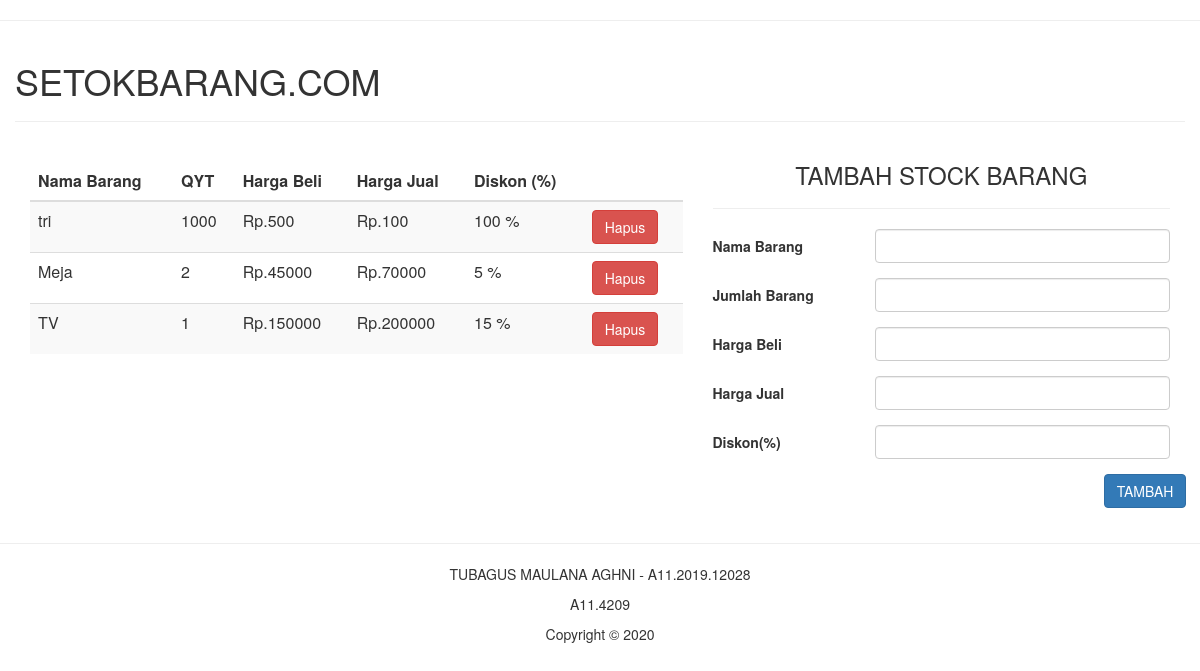
The page / on the database its author committed.
### stockbarang.py (models this page shows, shortened)
class Stock(db.Model):
    namabarang = db.Column(db.String(80), unique=True, nullable=False, primary_key=True)
    qytbarang = db.Column(db.String(80))
    hargabeli = db.Column(db.String(80))
    hargajual = db.Column(db.String(80))
    diskonbarang = db.Column(db.String(80))

### stockbarang.py (the view, shortened to what this page needs)
@app.route('/', methods=["GET", "POST"]) #index
def home():
    stocks = None
    stocks = Stock.query.all()
    return render_template("home.html", stocks=stocks)

### templates/home.html (shortened to what this page needs)
<html>
  <head>
    <hr>
    <link rel="stylesheet" href="https://maxcdn.bootstrapcdn.com/bootstrap/3.4.1/css/bootstrap.min.css">
  </head>
  <body>
    <div class="container">
      <div class="row">
        <h1>SETOKBARANG.COM</h1>
        <hr>
        <div class="col-sm-7">
        <br>
          <table class="table table-striped">
            <thead>
              <tr>
                <th>Nama Barang</th>
                <th>QYT</th>
                <th>Harga Beli</th>
                <th>Harga Jual</th>
                <th>Diskon (%)</th>
                <th></th>
              </tr>
            </thead>
            <tbody>
              {% for stock in stocks %}
              <tr>
                <td>{{stock.namabarang}}</td>
                <td>{{stock.qytbarang}}</td>
                <td>Rp.{{stock.hargabeli}}</td>
                <td>Rp.{{stock.hargajual}}</td>
                <td>{{stock.diskonbarang}} %</td>
                <td>
                  <form method="POST" action="./delete" style="display: inline">
                    <input class="btn btn-danger" type="submit" value="Hapus">
                  </form>
                </td>
              </tr>
              {% endfor %}
            </tbody>
          </table>
        </div>
        <div class="col-sm-5">
          <h3 align="center">TAMBAH STOCK BARANG</h3>
          <hr>
          <form class="form-horizontal" method="POST" action="/">
                <div class="form-group">
                    <label class="control-label col-sm-4" for = "namabarang" style="text-align: left;">Nama Barang  </label>
                    <div class="col-sm-8">
                    <input class="form-control" type="text" name="namabarang">
                    </div>
                </div>
                <div class="form-group">
                    <label class="control-label col-sm-4" for = "qytbarang" style="text-align: left;">Jumlah Barang  </label>
                    <div class="col-sm-8">
                    <input class="form-control" type="text" name="qytbarang">
                    </div>
                </div>
                <div class="form-group">
                    <label class="control-label col-sm-4" for="hargabeli" style="text-align: left;">Harga Beli  </label>
                    <div class="col-sm-8">
                    <input class="form-control" type="text" name="hargabeli">
                   </div>
                </div>
                <div class="form-group">
                    <label class="control-label col-sm-4" for="hargajual" style="text-align: left;">Harga Jual  </label>
                    <div class="col-sm-8">
                    <input class="form-control" type="text" name="hargajual">
                   </div>
                </div>
                <div class="form-group">
                    <label class="control-label col-sm-4" for="diskonbarang" style="text-align: left;">Diskon(%) </label>
                    <div class="col-sm-8">
                    <input class="form-control" type="text" name="diskonbarang">
                    </div>
                </div>
                <div class="form-group">
                    <div class="col-sm-offset-10 ">
                    <input class="btn btn-primary" type="submit" value="TAMBAH" >
                    </form>
                    </div>
                </div>
        </div>
    <hr>
    <p style="text-align: center;">  TUBAGUS MAULANA AGHNI - A11.2019.12028 </p>
    <p style="text-align: center;">A11.4209</p>
    <p style="text-align: center;">Copyright &#169; 2020</p>
  </body>
</html>

### rows shown on the page
Stock: namabarang "tri", qytbarang "1000", hargabeli "500", hargajual "100", diskonbarang "100"
Stock: namabarang "Meja", qytbarang "2", hargabeli "45000", hargajual "70000", diskonbarang "5"
Stock: namabarang "TV", qytbarang "1", hargabeli "150000", hargajual "200000", diskonbarang "15"
